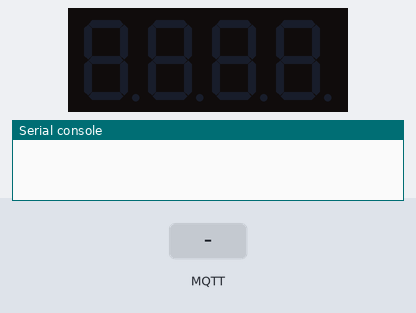
The program below on a simulated ESP8266 board running MicroPython. On the bench: 4-digit seven-segment display, the last lines printed to the serial console. The test bench sets the inputs (shaded band). No MQTT or app messages arrive unless stated.

Above: at 3.3 s.
3.4 s: MQTT message "1" arrives on the first subscribed topic
At 4.9 s:
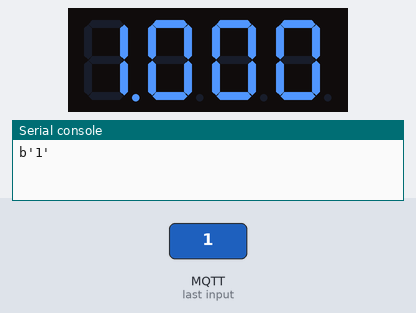
6.4 s: MQTT message "0" arrives on the first subscribed topic
At 7.4 s:
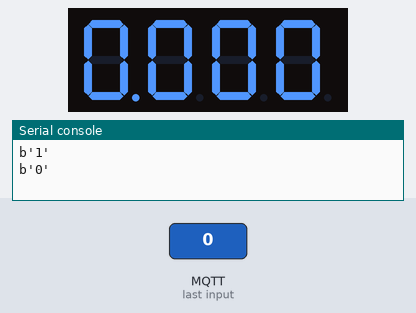
Timing chart, 0 to 9.4 s (numbered marks = the images above; inputs shaded):
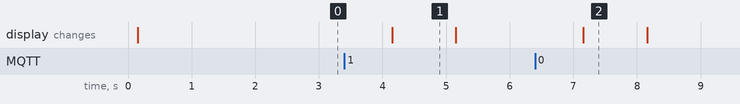

Measured:
- after the input at 3.4 s, the display: changes after 0.75 s (image 1)
- after the input at 6.4 s, the display: changes after 0.76 s (image 2)
- what the display in image 1 shows lasts 1.0 s, from 4.2 s to 5.2 s

The program:

main.py
```python
import machine, ht16k33_seg, time
from umqtt.simple import MQTTClient
import urequests, json


#MQTT variables
server="10.0.1.2"
topic = "temp1"
client = "display_dash"
c = MQTTClient(client, server)
c.connect()

#display variables
i2c = machine.I2C(machine.Pin(5), machine.Pin(4))
display = ht16k33_seg.Seg7x4(i2c)
display.fill(0) #clears the display
display.show()
display.brightness(0) #sets display to minimum brightness


# Received messages from subscriptions will be delivered to this callback
def sub_cb(topic, msg):
    print(msg)
    msg = round(int(msg)) #converts byte to int for display
    display.number(msg) #writes message to display
    display.show()

def main():
    while True:
        c.set_callback(sub_cb)
        c.subscribe(topic)
        display.fill(0) #clears the display
        display.show()
        c.check_msg()
        time.sleep(1)

time.sleep(2)
main()
```
